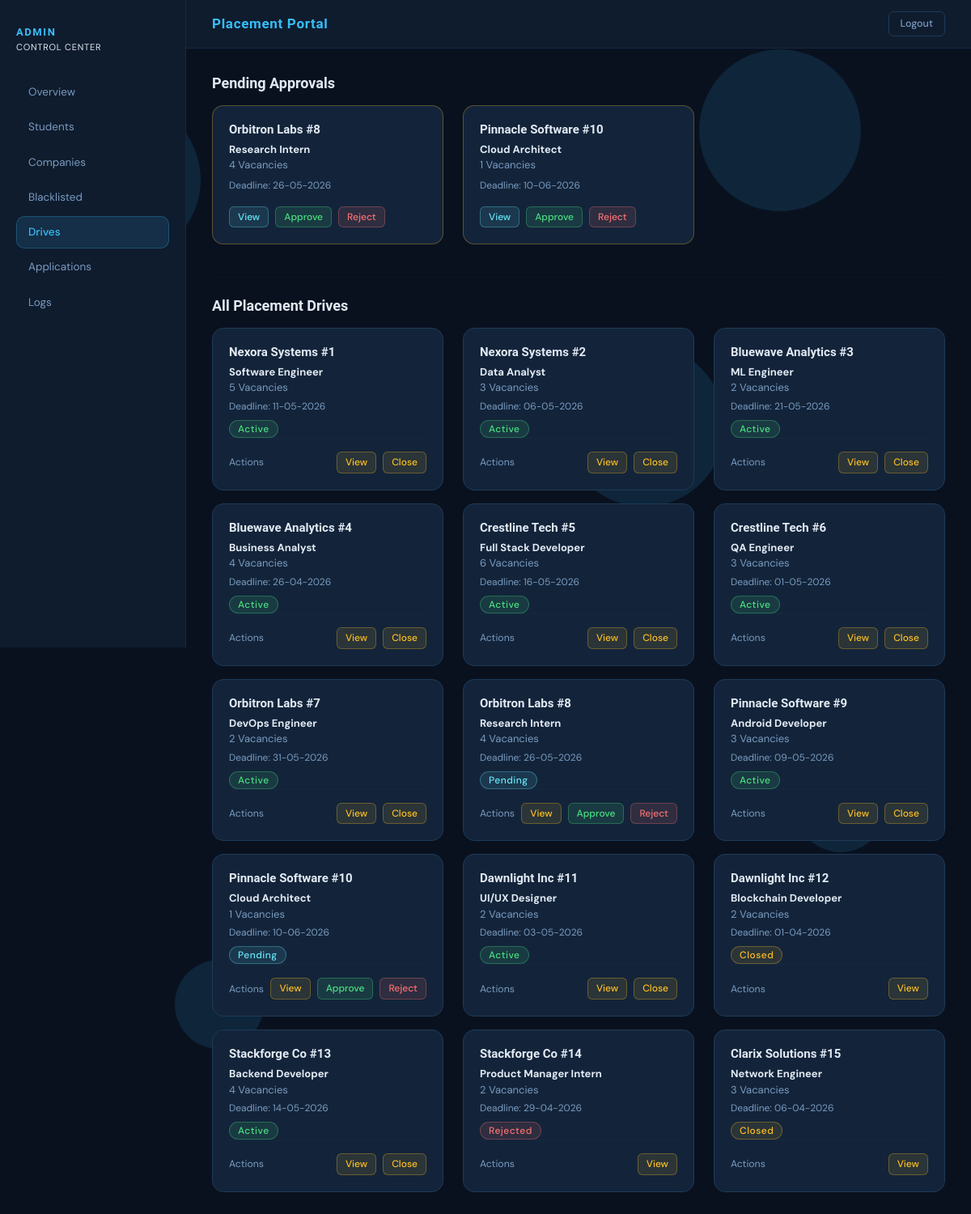
/admin/drives (signed in), run on the app's committed database.
### model.py (models this page shows)
class Drive(db.Model):
    id = db.Column(db.Integer, primary_key=True)
    company_id = db.Column(db.Integer, db.ForeignKey('company.id'))
    job_title = db.Column(db.String(100), nullable=False)
    vacancies = db.Column(db.Integer, default=1)
    description = db.Column(db.Text, default="No Description")
    eligibility = db.Column(db.String(200), nullable=False, default="None")
    eligibility_cgpa = db.Column(db.Float, default=0.0)
    deadline = db.Column(db.Date, nullable=False)
    status = db.Column(db.String(20), default="pending", nullable=False)  # pending / approved / closed
    applications = db.relationship('Application', backref='drive')

class Company(db.Model):
    id = db.Column(db.Integer, primary_key=True)
    user_id = db.Column(db.Integer, db.ForeignKey('user.id'))
    name = db.Column(db.String(100), nullable=False)
    hr_contact = db.Column(db.String(100), nullable=False)
    website = db.Column(db.String(200), nullable=False)
    is_approved = db.Column(db.String(20), default="pending", nullable=False)  # pending / approved / rejected
    drives = db.relationship('Drive', backref='company')

### route/admin.py (the view)
@admin_bp.route("/drives", methods=["GET"])
def drives():
    drives = Drive.query.all()
    pending = Drive.query.filter_by(status="pending").all()
    return render_template(
        "admin/drives.html",
        drives=drives,
        pending_drives=pending,
        active_tab="drives"
    )

### route/admin.py (called while the page is built)
@admin_bp.before_request
def restrict_admin():
    if not session.get("user_id"):
        flash("Admin Login Required!", "danger")
        return redirect(url_for("auth.login"))
    if session.get("role") != "admin":
        flash("Access denied!, You are not Admin", "danger")
        return redirect(url_for("auth.login"))

### templates/admin/drives.html
{% extends "admin/base.html" %}
{% block content %}
<h2 class="mb-3">Pending Approvals</h2>
<div class="row">
  {% for drive in pending_drives %}
  <div class="col-md-6 col-lg-4 mb-3">
    <div class="card shadow-sm h-100 border-warning">
      <div class="card-body">
        <h5 class="card-title">
          {{ drive.company.name }} #{{ drive.id }}
        </h5>
        <p class="mb-1">
          <strong>{{ drive.job_title }}</strong><br>
          <span class="text-muted">{{ drive.vacancies }} Vacancies</span>
        </p>
        <small class="text-muted">
          Deadline: {{ drive.deadline.strftime('%d-%m-%Y') }}
        </small>
        <div class="mt-3 d-flex gap-2">
          <a href="{{ url_for('admin.view_drive', id=drive.id) }}" class="btn btn-sm btn-info">View</a>
          <form method="POST" action="{{ url_for('admin.approve_drive', id=drive.id) }}">
            <button class="btn btn-success btn-sm">Approve</button>
          </form>
          <form method="POST" action="{{ url_for('admin.reject_drive', id=drive.id) }}">
            <button class="btn btn-danger btn-sm">Reject</button>
          </form>
        </div>
      </div>
    </div>
  </div>
  {% endfor %}
</div>
<hr class="my-4">
<h2 class="mb-3">All Placement Drives</h2>
<div class="row">
  {% for drive in drives %}
  <div class="col-md-6 col-lg-4 mb-3">
    <div class="card shadow-sm h-100">
      <div class="card-body d-flex flex-column">
        <h5 class="fw-bold">{{ drive.company.name }} #{{ drive.id }}</h5>
        <p class="mb-1">
          <strong>{{ drive.job_title }}</strong><br>
          <span class="text-muted">{{ drive.vacancies }} Vacancies</span>
        </p>
        <small class="text-muted">
          Deadline: {{ drive.deadline.strftime('%d-%m-%Y') }}
        </small>
        <div class="mt-2">
          <span class="badge
            {% if drive.status == 'active' %}bg-success
            {% elif drive.status == 'pending' %}bg-info
            {% elif drive.status == 'rejected' %}bg-danger
            {% else %}bg-warning
            {% endif %}">
            {{ drive.status | capitalize }}
          </span>
        </div>
        <div class="mt-auto pt-3 border-top">
          <div class="d-flex justify-content-between align-items-center">
            <span class="text-muted small">Actions</span>
            <div class="d-flex gap-2">
              <a href="{{ url_for('admin.view_drive', id=drive.id) }}" class="btn btn-sm btn-warning">View</a>
              {% if drive.status == 'pending' %}
                <form method="POST" action="{{ url_for('admin.approve_drive', id=drive.id) }}">
                  <button class="btn btn-success btn-sm">Approve</button>
                </form>
                <form method="POST" action="{{ url_for('admin.reject_drive', id=drive.id) }}">
                  <button class="btn btn-danger btn-sm">Reject</button>
                </form>
              {% elif drive.status == 'active' %}
                <form method="POST" action="{{ url_for('admin.close_drive', id=drive.id) }}">
                  <button class="btn btn-warning btn-sm">Close</button>
                </form>
              {% endif %}
            </div>
          </div>
        </div>
      </div>
    </div>
  </div>
  {% endfor %}
</div>
{% endblock %}

### static/app.css (style rules this page uses)
:root { --bg-base: #09111f; --bg-surface: #0f1c2e; --bg-card: #13243a; --bg-hover: #1a2f47; --bg-input: #0d1b2d; --border: #1e3a57; --border-subtle: #152840; --brand: #38bdf8; --brand-dim: rgba(56, 189, 248, 0.12); --brand-glow: rgba(56, 189, 248, 0.25); --text-primary: #e2eaf4; --text-muted: #7a9bbf; --text-faint: #415e7a; --green: #4ade80; --green-dim: rgba(74, 222, 128, 0.12); --green-border: rgba(74, 222, 128, 0.30); --red: #f87171; --red-dim: rgba(248, 113, 113, 0.12); --red-border: rgba(248, 113, 113, 0.30); --yellow: #fbbf24; --yellow-dim: rgba(251, 191, 36, 0.10); --yellow-border: rgba(251, 191, 36, 0.30); --info: #67e8f9; --info-dim: rgba(103, 232, 249, 0.10); --info-border: rgba(103, 232, 249, 0.30); --radius-sm: 6px; --radius-md: 10px; --radius-lg: 14px; --radius-xl: 20px; --font-display: 'Roboto', sans-serif; --font-body: 'DM Sans', sans-serif; }
*, *::before, *::after { box-sizing: border-box; margin: 0; padding: 0; }
body { font-family: var(--font-body); background: var(--bg-base); color: var(--text-primary); font-size: 14px; min-height: 100vh; }
a { color: var(--brand); text-decoration: none; }
h1, h2, h3, h4, h5 { font-family: var(--font-display); color: var(--text-primary); }
hr { border: none; border-top: 1px solid var(--border-subtle); margin: 2rem 0; }
.main-content > h2 { font-size: 18px; font-weight: 600; margin-bottom: 1rem; }
.card-title { font-family: var(--font-display); font-size: 14px; font-weight: 600; color: var(--text-primary); margin-bottom: 1rem; }
.card { background: var(--bg-card) !important; border: 1px solid var(--border) !important; border-radius: var(--radius-lg) !important; color: var(--text-primary) !important; box-shadow: none !important; }
.shadow-sm { box-shadow: none !important; }
.card-body { padding: 1.25rem; }
.card.border-warning { border-color: var(--yellow-border) !important; }
.card h5 { font-family: var(--font-display); font-size: 15px; font-weight: 600; color: var(--text-primary); margin-bottom: 6px; }
.card p { color: var(--text-muted); margin-bottom: 4px; font-size: 13px; }
.card small { color: var(--text-faint); font-size: 12px; }
.card strong { color: var(--text-primary); }
.card .border-top { border-top-color: var(--border-subtle) !important; }
.badge { font-family: var(--font-body); font-size: 12px; font-weight: 500; padding: 4px 10px; border-radius: var(--radius-xl); border: 1px solid transparent; letter-spacing: 0.04em; }
.bg-success { background: var(--green-dim) !important; color: var(--green) !important; border-color: var(--green-border) !important; }
.bg-danger { background: var(--red-dim) !important; color: var(--red) !important; border-color: var(--red-border) !important; }
.bg-warning { background: var(--yellow-dim) !important; color: var(--yellow) !important; border-color: var(--yellow-border) !important; }
.bg-info { background: var(--info-dim) !important; color: var(--info) !important; border-color: var(--info-border) !important; }
.btn-zenvia, .btn-slate, .btn-success, .btn.btn-success, .btn-danger, .btn.btn-danger, .btn-warning, .btn.btn-warning, .btn-info, .btn.btn-info, .btn { font-family: var(--font-body); font-size: 12.5px; font-weight: 500; padding: 6px 14px; border-radius: var(--radius-sm); cursor: pointer; border: 1px solid; transition: all 0.18s; text-decoration: none; display: inline-flex; align-items: center; gap: 4px; line-height: 1.4; white-space: nowrap; }
.btn-success, .btn.btn-success { border-color: var(--green-border) !important; color: var(--green) !important; background: var(--green-dim) !important; }
.btn-danger, .btn.btn-danger { border-color: var(--red-border) !important; color: var(--red) !important; background: var(--red-dim) !important; }
.btn-warning, .btn.btn-warning { border-color: var(--yellow-border) !important; color: var(--yellow) !important; background: var(--yellow-dim) !important; }
.btn-info, .btn.btn-info { border-color: var(--info-border) !important; color: var(--info) !important; background: var(--info-dim) !important; }
.btn-sm { padding: 4px 10px !important; font-size: 12px !important; }
.text-muted { color: var(--text-muted) !important; }

### data on the page
Drive: company.name "Orbitron Labs", id "8", job_title "Research Intern", vacancies "4", deadline "26-05-2026", status "Pending"
Drive: company.name "Pinnacle Software", id "10", job_title "Cloud Architect", vacancies "1", deadline "10-06-2026", status "Pending"
Drive: company.name "Nexora Systems", id "1", job_title "Software Engineer", vacancies "5", deadline "11-05-2026", status "Active"
Drive: company.name "Nexora Systems", id "2", job_title "Data Analyst", vacancies "3", deadline "06-05-2026", status "Active"
Drive: company.name "Bluewave Analytics", id "3", job_title "ML Engineer", vacancies "2", deadline "21-05-2026", status "Active"
Drive: company.name "Bluewave Analytics", id "4", job_title "Business Analyst", vacancies "4", deadline "26-04-2026", status "Active"
Drive: company.name "Crestline Tech", id "5", job_title "Full Stack Developer", vacancies "6", deadline "16-05-2026", status "Active"
Drive: company.name "Crestline Tech", id "6", job_title "QA Engineer", vacancies "3", deadline "01-05-2026", status "Active"
Drive: company.name "Orbitron Labs", id "7", job_title "DevOps Engineer", vacancies "2", deadline "31-05-2026", status "Active"
Drive: company.name "Pinnacle Software", id "9", job_title "Android Developer", vacancies "3", deadline "09-05-2026", status "Active"
Drive: company.name "Dawnlight Inc", id "11", job_title "UI/UX Designer", vacancies "2", deadline "03-05-2026", status "Active"
Drive: company.name "Dawnlight Inc", id "12", job_title "Blockchain Developer", vacancies "2", deadline "01-04-2026", status "Closed"
Drive: company.name "Stackforge Co", id "13", job_title "Backend Developer", vacancies "4", deadline "14-05-2026", status "Active"
Drive: company.name "Stackforge Co", id "14", job_title "Product Manager Intern", vacancies "2", deadline "29-04-2026", status "Rejected"
Drive: company.name "Clarix Solutions", id "15", job_title "Network Engineer", vacancies "3", deadline "06-04-2026", status "Closed"
